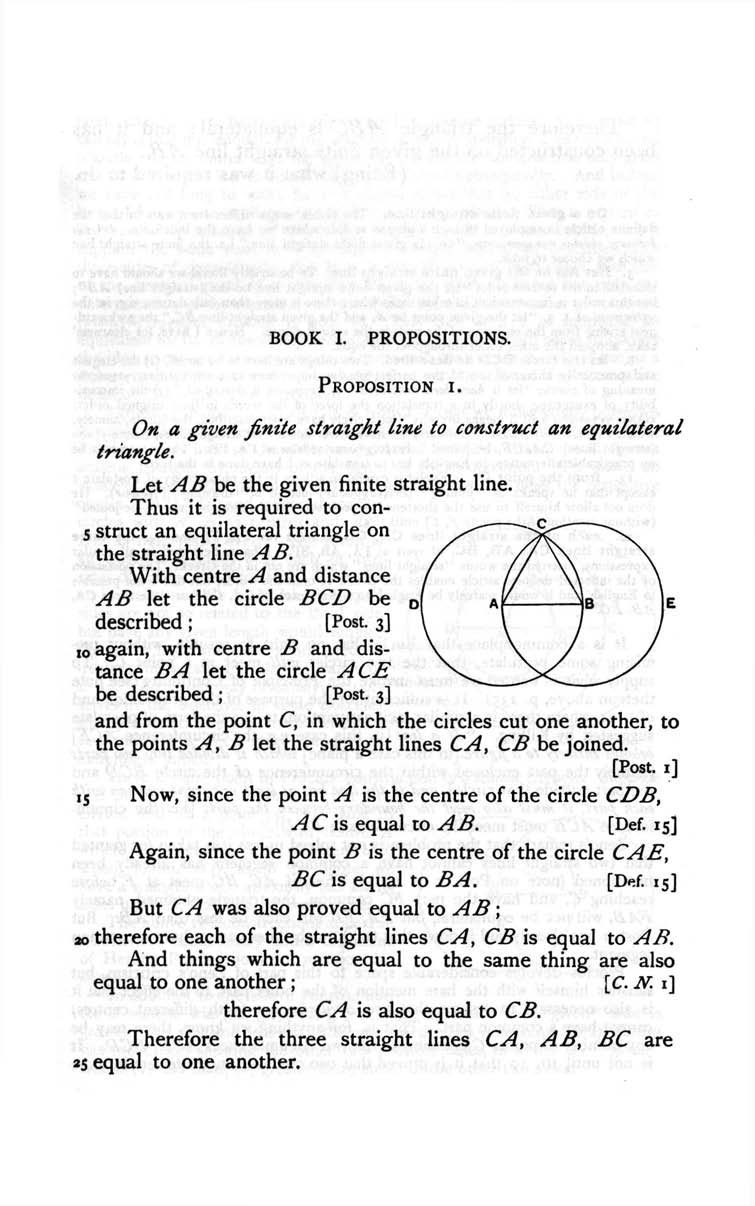
#> input picture resources/heath_manual/I.1.a.png, 755 x 1206 px, found by its file name; its folder holds only this picture in this run
$ python crop_propositions.py
#> lines starting #> are read from the running program, lines starting #| are printed output that depends on the picture
import os
import json
from PIL import Image

def process_propositions(instructions_file):
    """
    Crops proposition text, stitches multi-page propositions,
    and extracts the graphic from the stitched image.
    """
#> called with instructions_file = 'resources/cropping_instructions.json'
    if not os.path.exists(instructions_file):
        print(f"Error: Instructions file not found at {instructions_file}")
        return

    try:
        with open(instructions_file, 'r') as f:
#> (reads resources/cropping_instructions.json from the repository)
            instructions = json.load(f)
    except json.JSONDecodeError as e:
        print(f"Error decoding JSON from {instructions_file}: {e}")
        return

    # Load global settings
    gs = instructions.get("global_settings", {})
    page_width = gs.get("page_width", 755)
    page_header_end = gs.get("page_header_end", 125)
    page_footer_start = gs.get("page_footer_start", 1115)
    crop_width = gs.get("crop_width", 640)

    # Calculate centered horizontal crop coordinates
    left = (page_width - crop_width) // 2
    right = left + crop_width

    # Prepare output directories
    cropped_dir = os.path.join("resources", "cropped")
    os.makedirs(cropped_dir, exist_ok=True)

    for prop_key, prop_data in instructions.items():
        if prop_key == "global_settings":
            continue

        cropped_images = []
        prop_pages = prop_data.get("pages", [])

        # Step 1: Crop individual pages
        for page in prop_pages:
            input_filename = page.get("input_file")
            start_offset = page.get("start_offset")
            end_offset = page.get("end_offset")

            if not all([input_filename, start_offset is not None, end_offset is not None]):
                print(f"Skipping malformed page instruction in {prop_key}")
                continue

            input_path = os.path.join("resources", "heath", input_filename)
            if not os.path.exists(input_path):
                print(f"Error: Input file not found at {input_path}. Skipping.")
                continue

            try:
                img = Image.open(input_path)
#> img is the input picture: PIL image 755x1206 RGBA; mean R, G, B, A 238.7, 238.7, 238.7, 255
                upper = page_header_end + start_offset
                lower = page_footer_start - end_offset
                box = (left, max(0, upper), right, min(img.height, lower))
#> box = (57, 370, 697, 1115)

                if box[2] <= box[0] or box[3] <= box[1]:
                    print(f"Warning: Invalid crop box for {input_filename}. Skipping.")
                    continue

                cropped_images.append(img.crop(box))
            except Exception as e:
                print(f"An error occurred while cropping {input_filename}: {e}")

        if not cropped_images:
            print(f"No pages cropped for {prop_key}. Skipping.")
            continue

        # Step 2: Stitch cropped pages
        if len(cropped_images) > 1:
            total_height = sum(img.height for img in cropped_images)
            stitched_image = Image.new('RGB', (crop_width, total_height), (255, 255, 255))
            current_y = 0
            for img in cropped_images:
                stitched_image.paste(img, (0, current_y))
                current_y += img.height
        else:
            stitched_image = cropped_images[0]
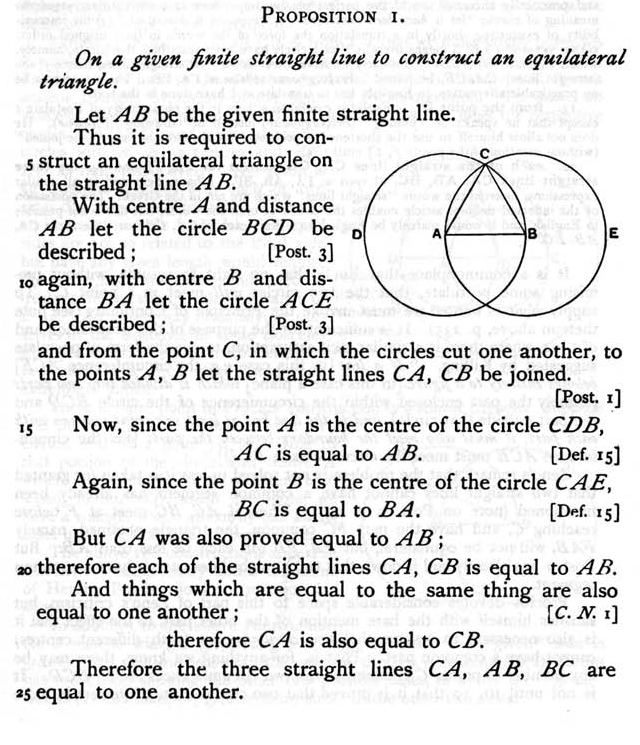
#> stitched_image: PIL image 640x745 RGBA; mean R, G, B, A 226.3, 226.3, 226.3, 255

        # Save the final stitched proposition image
        prop_output_path = os.path.join(cropped_dir, f"{prop_key}.png")
        stitched_image.save(prop_output_path)
        print(f"Saved stitched proposition to {prop_output_path}")

        # Step 3: Extract the graphic from the stitched image
        gx = prop_data.get("graphic_x_offset")
        gy = prop_data.get("graphic_y_offset")
        g_box = prop_data.get("graphic_crop_box")

        if not all([gx is not None, gy is not None, g_box is not None and len(g_box) == 2]):
            print(f"Warning: Incomplete graphic info for {prop_key}. Skipping graphic extraction.")
            continue

        graphic_width, graphic_height = g_box
        graphic_box = (gx, gy, gx + graphic_width, gy + graphic_height)

        if graphic_box[2] > stitched_image.width or graphic_box[3] > stitched_image.height:
            print(f"Warning: Graphic crop box is outside the bounds of the stitched image for {prop_key}. Skipping.")
            continue

        try:
            graphic_img = stitched_image.crop(graphic_box)
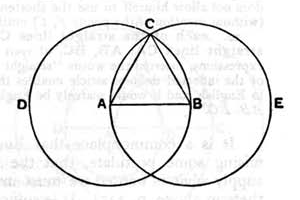
#> graphic_img: PIL image 300x200 RGBA; mean R, G, B, A 239.9, 239.9, 239.9, 255
            graphic_output_path = os.path.join(cropped_dir, f"{prop_key}.graphic.png")
            graphic_img.save(graphic_output_path)
            print(f"Saved extracted graphic to {graphic_output_path}")
        except Exception as e:
            print(f"An error occurred during graphic extraction for {prop_key}: {e}")

if __name__ == "__main__":
    process_propositions("resources/cropping_instructions.json")
